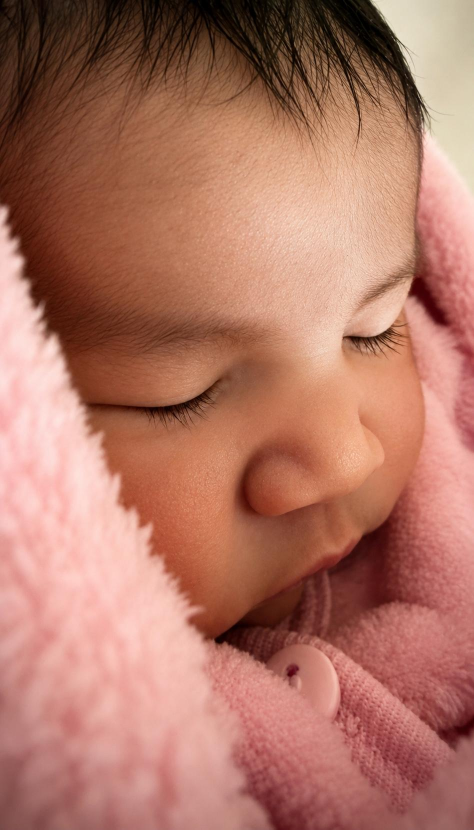
#> input picture images/WhatsApp Image 2026-11-10 at 15.47.21.jpeg, 948 x 1659 px (shown at 1/2 size); its folder holds 4 pictures in this run
$ python prepare-images.py
#> lines starting #> are read from the running program, lines starting #| are printed output that depends on the picture
from PIL import Image, ImageOps, ImageDraw, ImageFont
from pathlib import Path
import json, shutil
items=[]
for i,p in enumerate(sorted(Path('images').glob('*.jpeg')),1):
 im=ImageOps.exif_transpose(Image.open(p)).convert('RGB'); w,h=im.size
#> further down, im is the input picture: PIL image 948x1659 RGB; mean R, G, B 176.4, 118.2, 101.4
#> after `w, h = im.size`: w = 948; h = 1659
 for size in (480,960,1440):
  out=im.copy();out.thumbnail((size,size*2));out.save(f'public/images/momento-{i:02}-{size}.webp',quality=83,method=6)
#> this loop made 3 passes
#> pass 1, `out = im.copy()`:
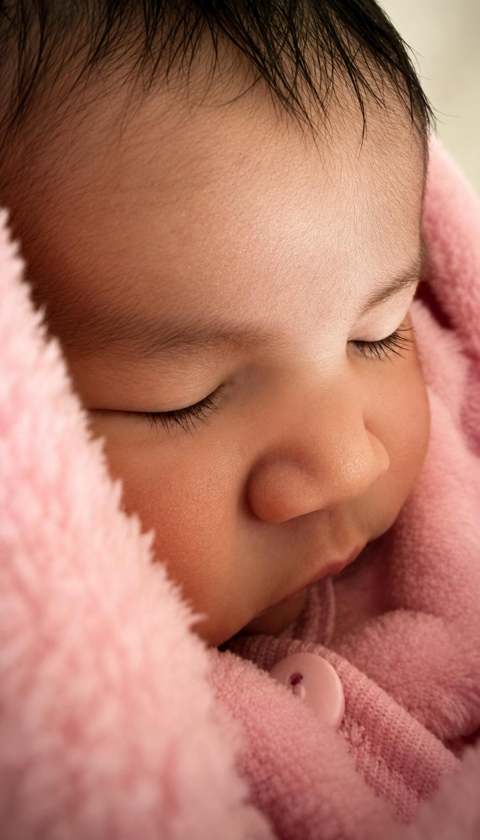
#> saved as momento-01-480.webp: PIL image 480x840 RGB; mean R, G, B 176.4, 118.2, 101.4
 items.append({'id':i,'original':p.name,'width':w,'height':h})
#> pass 2 of the loop `for i,p in enumerate(sorted(Path('images').glob('*.jpeg')),1):`:
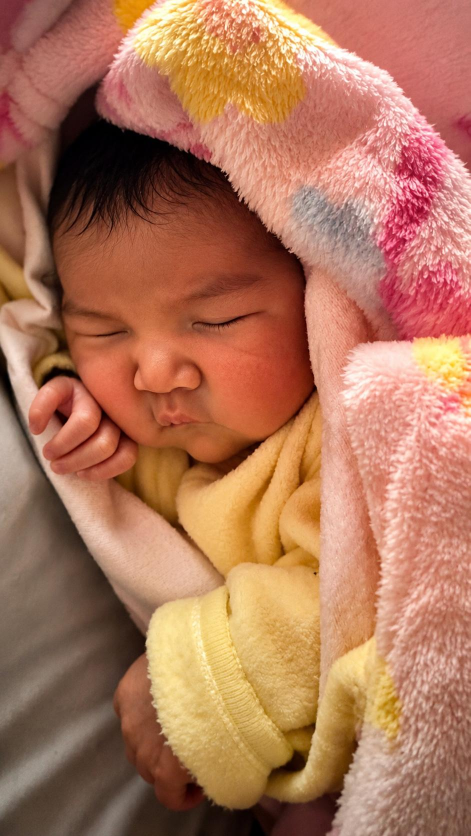
#> input picture images/WhatsApp Image 2026-11-10 at 15.47.36.jpeg, 941 x 1672 px (shown at 1/2 size)
#> im is the input picture: PIL image 941x1672 RGB; mean R, G, B 175, 118, 89.8
#> the loop `for size in (480,960,1440):` made 3 passes
#> pass 1, `out = im.copy()`:
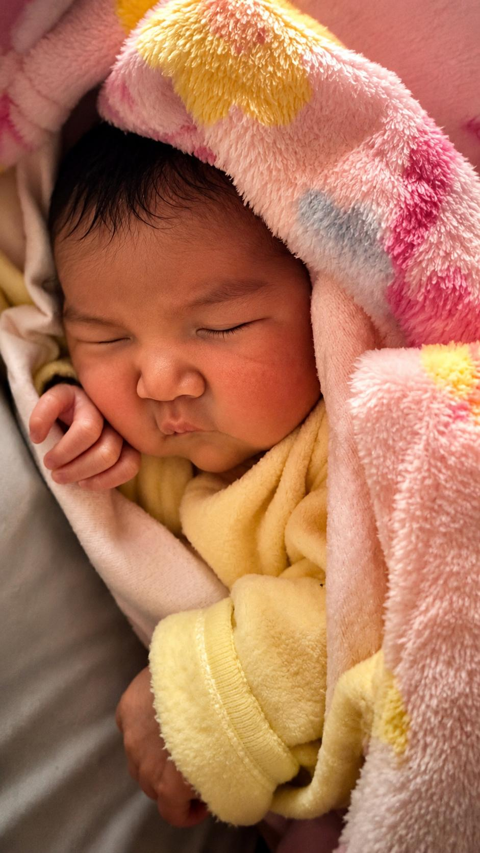
#> saved as momento-02-480.webp: PIL image 480x853 RGB; mean R, G, B 175, 118, 89.8
#> pass 3 of the loop `for i,p in enumerate(sorted(Path('images').glob('*.jpeg')),1):`:
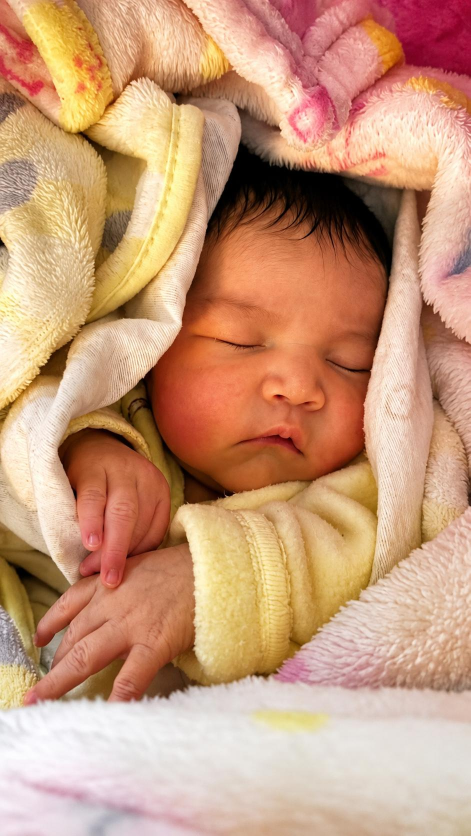
#> input picture images/WhatsApp Image 2026-11-10 at 15.47.50.jpeg, 941 x 1672 px (shown at 1/2 size)
#> im is the input picture: PIL image 941x1672 RGB; mean R, G, B 199.9, 153.7, 122.9
#> the loop `for size in (480,960,1440):` made 3 passes
#> pass 1, `out = im.copy()`:
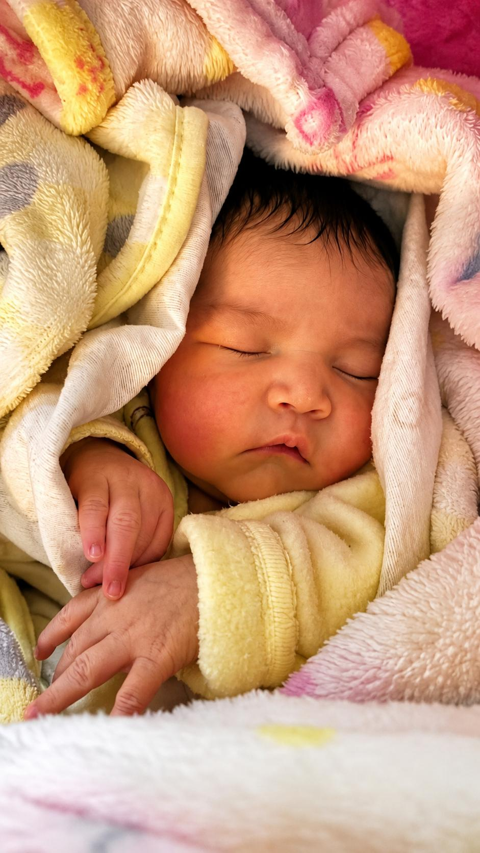
#> saved as momento-03-480.webp: PIL image 480x853 RGB; mean R, G, B 199.9, 153.7, 122.9
#> the loop made 4 passes; the first 3 are shown
Path('src/config/photos.json').write_text(json.dumps(items,ensure_ascii=False,indent=2))
#> (the run stopped early here; a loop or call above may not have finished)
